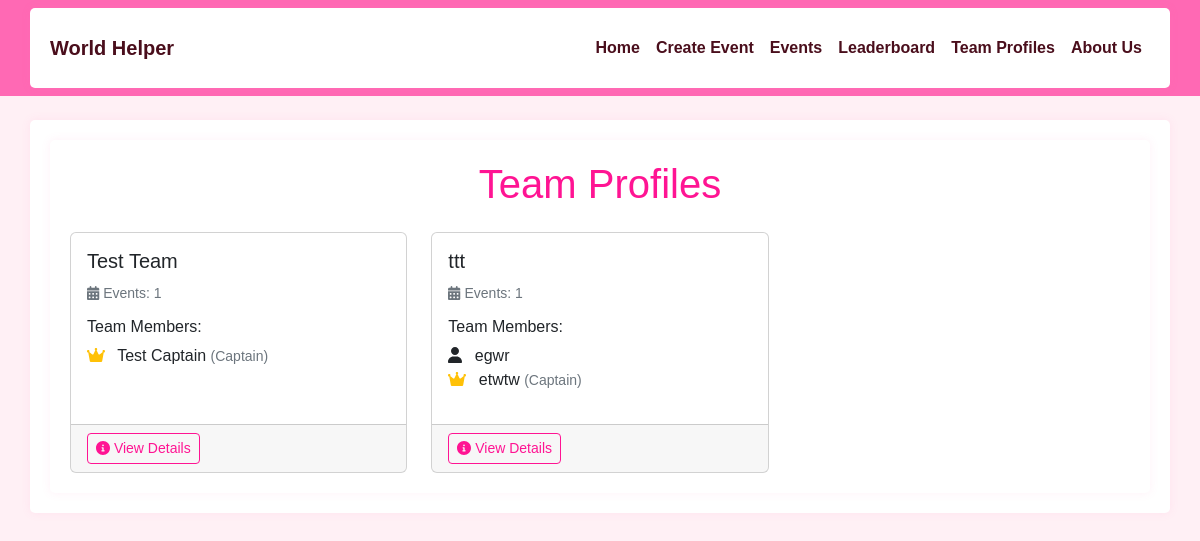
The app's page /team_profiles, older data.
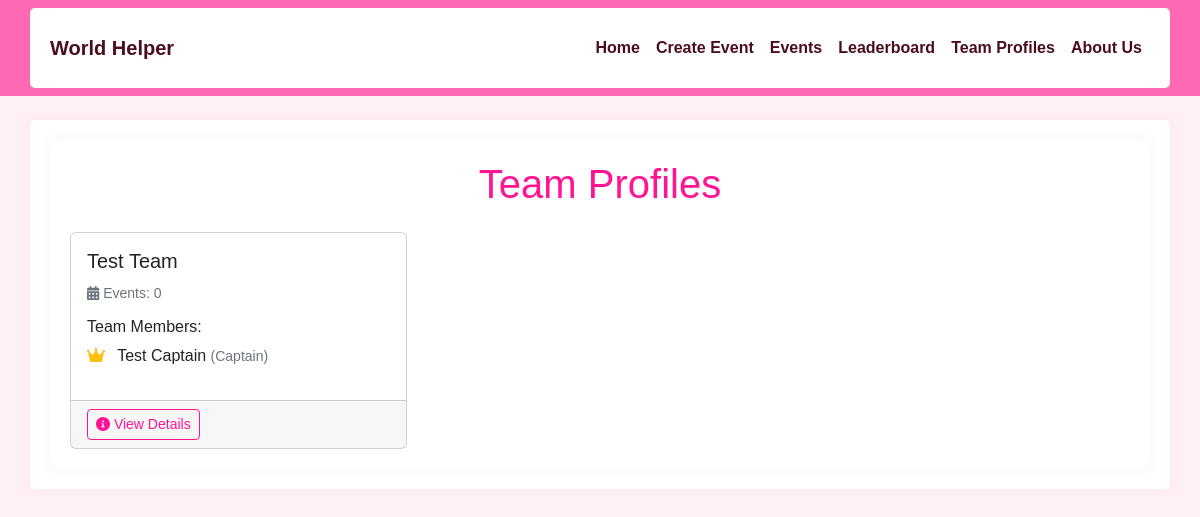
The same page, newer data.
### app/models.py (models this page shows)
class Team(db.Model):
    id = db.Column(db.Integer, primary_key=True)
    team_phrase = db.Column(db.String(100), nullable=False)
    name = db.Column(db.String(64), nullable=False)
    members = db.relationship('TeamMember', backref='team', lazy='dynamic')
    events = db.relationship('Event', backref='team', lazy='dynamic')

class TeamMember(db.Model):
    id = db.Column(db.Integer, primary_key=True)
    name = db.Column(db.String(64), nullable=False)
    team_id = db.Column(db.Integer, db.ForeignKey('team.id'), nullable=False)
    is_captain = db.Column(db.Boolean, default=False)
    __table_args__ = (
        db.UniqueConstraint('team_id', 'name', name='unique_member_per_team'),
    )

### app/main/routes.py (the view)
@bp.route('/team_profiles')
def team_profiles():
    teams = db.session.query(Team, func.count(Event.id).label('event_count')) \
        .outerjoin(Event) \
        .group_by(Team.id) \
        .order_by(Team.name) \
        .all()
    return render_template('team_profiles.html', teams=teams)

### app/templates/team_profiles.html (shortened to what this page needs)
{% extends "base.html" %}
{% block content %}
<div class="container">
    <h1 class="text-center mb-4">Team Profiles</h1>
    <div class="row row-cols-1 row-cols-md-2 row-cols-lg-3 g-4">
        {% for team, event_count in teams %}
        <div class="col">
            <div class="card h-100">
                <div class="card-body">
                    <h5 class="card-title">{{ team.name }}</h5>
                    <div class="mb-3">
                        <small class="text-muted">
                            <i class="fas fa-calendar-alt"></i> Events: {{ event_count }}
                        </small>
                    </div>
                    <h6 class="card-subtitle mb-2">Team Members:</h6>
                    <ul class="list-unstyled">
                        {% for member in team.members %}
                        <li>
                            <i class="fas {% if member.is_captain %}fa-crown text-warning{% else %}fa-user{% endif %} me-2"></i>
                            {{ member.name }}
                            {% if member.is_captain %}
                            <small class="text-muted">(Captain)</small>
                            {% endif %}
                        </li>
                        {% endfor %}
                    </ul>
                </div>
                <div class="card-footer">
                    <a href="{{ url_for('main.team', team_id=team.id) }}" class="btn btn-outline-pink btn-sm">
                        <i class="fas fa-info-circle"></i> View Details
                    </a>
                </div>
            </div>
        </div>
        {% endfor %}
    </div>
</div>
{% endblock %}

Row changes from the older to the newer data that the page shows:
removed Team: name "ttt", event_count "1"
removed TeamMember: is_captain False (drawn), name "egwr", shown under "ttt"
removed TeamMember: is_captain True (drawn), name "etwtw", shown under "ttt"
computed for Team "Test Team": id "1" → "0"
